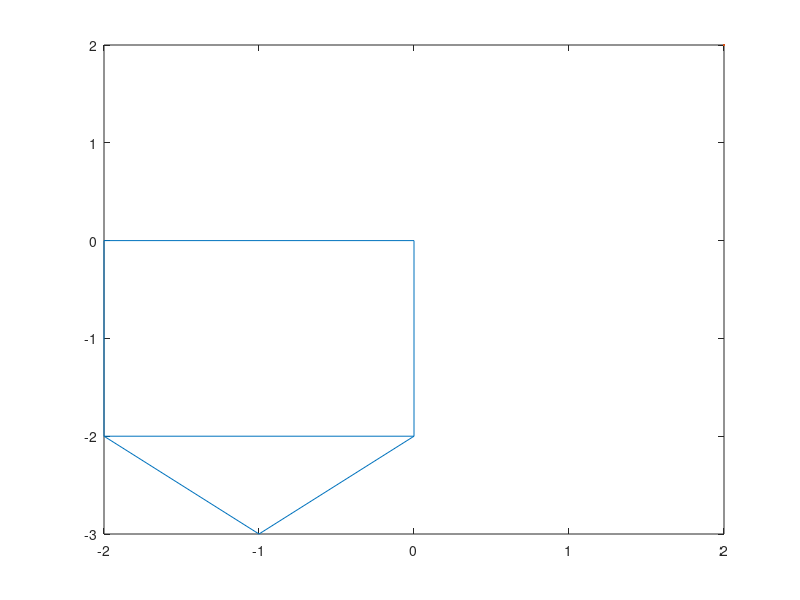

Recreate this plot in MATLAB.
D1=[0 1
   0 0 
   1 0
   1 1
   0 1
   0.5 1.5
   1 1];
plot(D1(:,1),D1(:,2),2,2)
T=[-2 0
    0 -2];
D2=D1*T;
plot(D2(:,1),D2(:,2),2,2)
